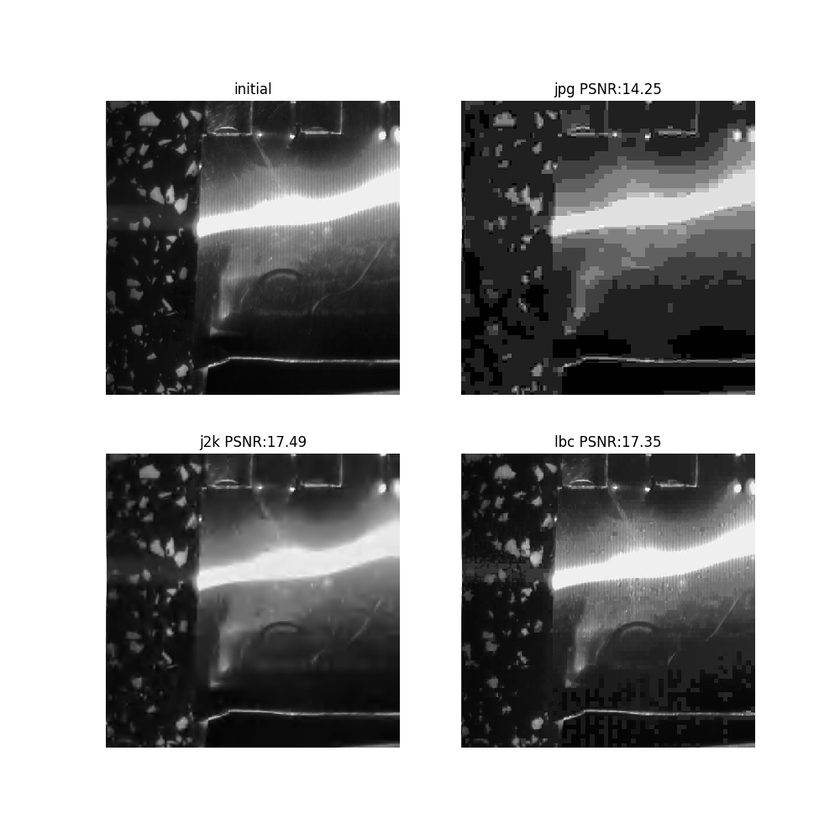
#> input picture test1.png, 840 x 840 px, shrunk from 1000 x 1000 before the run
$ python meanshift.py ../test1.png
#> lines starting #> are read from the running program, lines starting #| are printed output that depends on the picture
import numpy as np
from PIL import Image
from os import path
import sys

def meanshift(imgName, factor=25):
#> called with imgName = '../test1.png', factor = 25
    names = path.splitext(imgName)
    im = Image.open(imgName)
#> im is the input picture: PIL image 840x840 RGBA; mean R, G, B, A 160.6, 160.6, 160.6, 255
    if im.mode !='L':
        im = im.convert('L')
#> im: PIL image 840x840 L
    ima = np.array(im).astype(np.int32)
    ima += factor
    ima[ima>255]=255
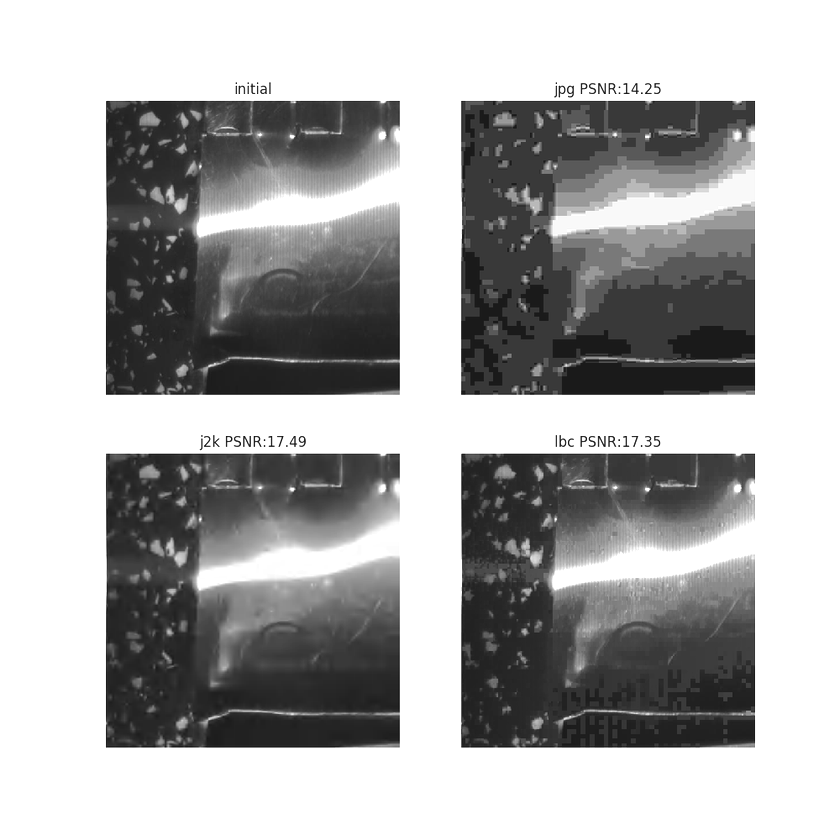
#> ima: shape (840, 840) int32; min 25, max 255, mean 172.8
    ima[ima<0]=0
    ima = ima.astype(np.uint8)
    factor = '+'+str(factor) if factor>=0 else str(factor)
    Image.fromarray(ima).save(names[0]+factor+names[1])

def main():
    imgName = sys.argv[1]
    meanshift(imgName, 25)

if __name__ == '__main__':
    main()
